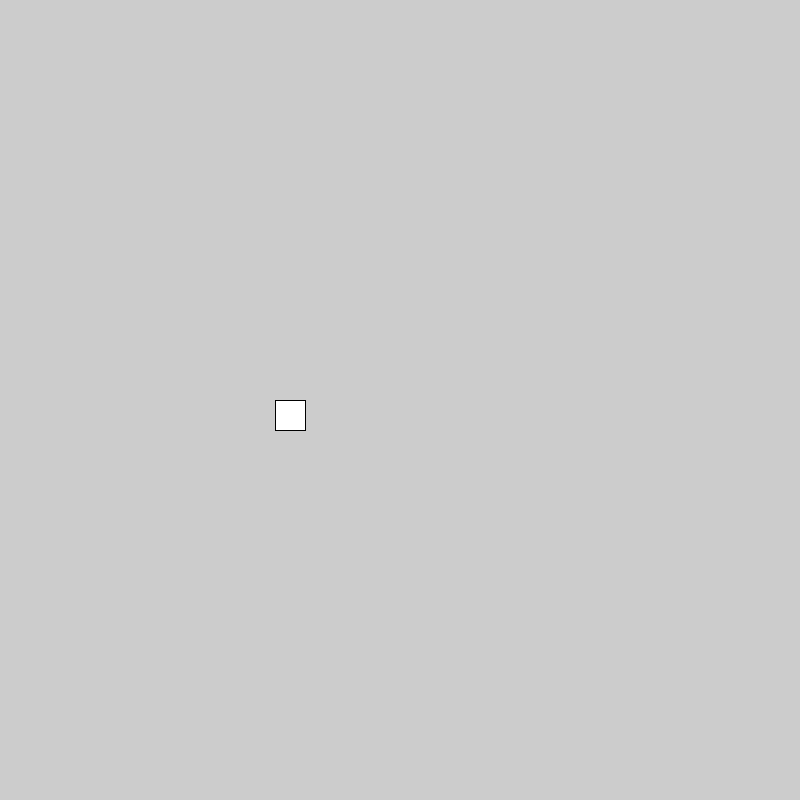
Frame 1 (no input)
Frame 60 (the mouse pressed at the canvas centre just before this capture): identical to frame 1, image omitted
Frame 120 (the mouse held since frame 60 and released just before this capture): identical to frame 1, image omitted

The Processing sketch that drew this single still picture (run headless with seeded random() and noise(); from frame 60 on, the mouse is pressed at the canvas centre):

// Processing sketch: car_racing
// ── car_racing.pde
car car = new car(275,400,20);
boolean[] keys=new boolean[256];

void setup(){
size(800,800);

}

void draw(){
//rect(0,0,width,height);
car.dra();
//car.directionupdate(car.direction+5);
}

void keyPressed(){
  if(key=='a'){
    car.directionupdate(car.direction+5);
    keys[97]=true;
  }
  if(key=='d'){
  car.directionupdate(car.direction-5);

  }
  if(key=='w'){
  car.spdup(1);
  }
  if(key=='s'){
  car.spdup(-1);
  }
}
// ── car.pde
class car{
float x;
float y;
float dx;
float dy;
int direction;
int speed;
int maxspd;

car(int x1,int y1,int msp1){
  directionupdate(0);
dx=0;
dy=0;
direction=0;
speed=0;
x=x1;
y=y1;
maxspd=msp1;
}
void spdup(int ds){
  speed+=ds;
  if(speed>maxspd){
  speed=maxspd;
  }
  if(speed<-maxspd){
  speed=-maxspd;
  }
}

void directionupdate(int nd){
  
direction=nd;
dx=sin(radians(direction));
dy=cos(radians(direction));

}

void dra(){
  
rect(x,y,30,30);
x=(x+(dx*speed));
y=(y+(dy*speed));

}
}
